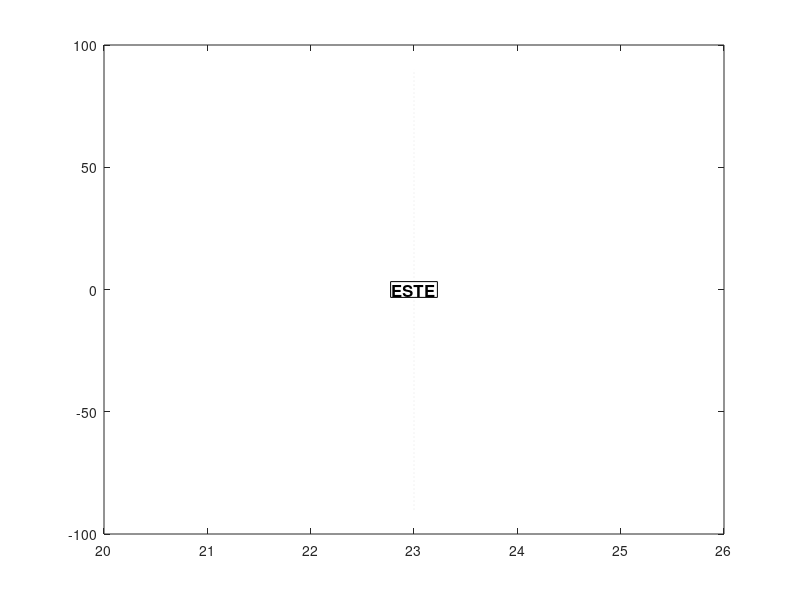

This chart was generated by the following MATLAB code:
function dibujar_referencias()
  % DIBUJAR_REFERENCIAS_MUY_ANCHAS - Optimizado para visualización ancha

  ax = gca;
  
  % Elementos PRINCIPALES para leyenda
  h1 = plot(ax, [0, 24], [0, 0], 'k-', 'LineWidth', 2.5, ...
            'DisplayName', 'Ecuador Celeste');
  
  % Agrupar trópicos en una sola entrada de leyenda
  h2 = plot(ax, [0, 24], [23.5, 23.5], '--', 'Color', [0.8, 0.4, 0], ...
            'LineWidth', 1.5, 'DisplayName', 'Trópicos');
  plot(ax, [0, 24], [-23.5, -23.5], '--', 'Color', [0.8, 0.4, 0], ...
       'LineWidth', 1.5, 'HandleVisibility', 'off');
  
  % Agrupar círculos polares en una sola entrada
  h3 = plot(ax, [0, 24], [66.5, 66.5], '--', 'Color', [0.4, 0.4, 0.8], ...
            'LineWidth', 1.5, 'DisplayName', 'Círculos Polares');
  plot(ax, [0, 24], [-66.5, -66.5], '--', 'Color', [0.4, 0.4, 0.8], ...
       'LineWidth', 1.5, 'HandleVisibility', 'off');
       
  % Líneas de declinación cada 30°
  for dec = [-60, -30, 30, 60]
    plot(ax, [0, 24], [dec, dec], '--', 'Color', [0.7, 0.7, 0.7], ...
         'LineWidth', 0.5, 'HandleVisibility', 'off');
  endfor
  
  % Líneas de AR cada 1 hora (más densas para visualización ancha)
  for ar = 1:23
    plot(ax, [ar, ar], [-90, 90], ':', 'Color', [0.9, 0.9, 0.9], ...
         'LineWidth', 0.3, 'HandleVisibility', 'off');
  endfor
  
  % Puntos cardinales con texto MÁS GRANDE
  text(ax, 6, 85, 'NORTE', 'HorizontalAlignment', 'center', ...
       'FontSize', 14, 'FontWeight', 'bold', 'BackgroundColor', 'white', ...
       'EdgeColor', 'black', 'Margin', 2);
  text(ax, 6, -85, 'SUR', 'HorizontalAlignment', 'center', ...
       'FontSize', 14, 'FontWeight', 'bold', 'BackgroundColor', 'white', ...
       'EdgeColor', 'black', 'Margin', 2);
  text(ax, 23, 0, 'ESTE', 'HorizontalAlignment', 'center', ...
       'FontSize', 12, 'FontWeight', 'bold', 'BackgroundColor', 'white', ...
       'EdgeColor', 'black', 'Margin', 1);
  text(ax, 1, 0, 'OESTE', 'HorizontalAlignment', 'center', ...
       'FontSize', 12, 'FontWeight', 'bold', 'BackgroundColor', 'white', ...
       'EdgeColor', 'black', 'Margin', 1);
endfunction
